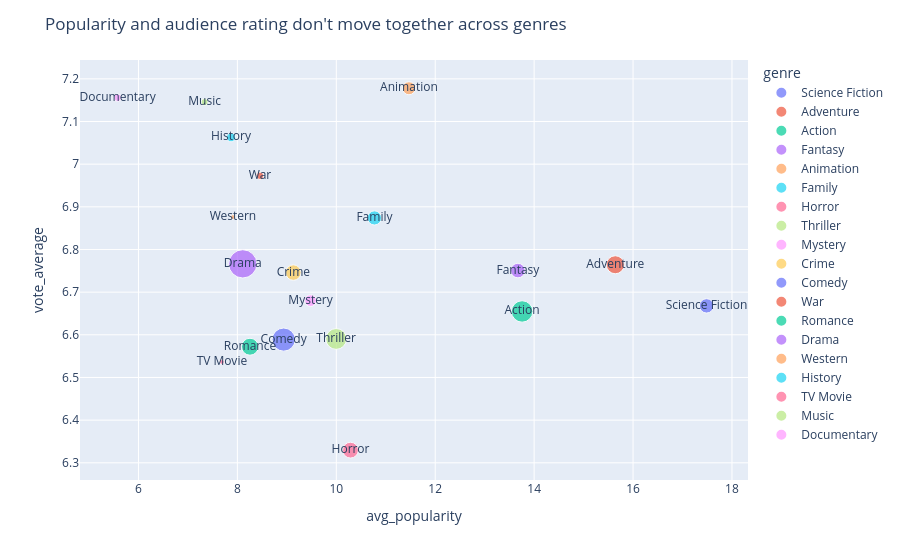

The code cell stored with this chart in its notebook:
### Markdown cell above
**Why a scatter plot.** Chart 1 shows popularity; this chart adds a second
variable (audience rating) so the two can be compared directly, one point per
genre. Point size encodes `n_movies`, so a genre resting on very few films
(and therefore a less stable average) is visually distinguishable from one
backed by hundreds.

### Code cell
fig2 = px.scatter(genre_stats.merge(
                    movies_with_genres_df.groupby("genre")["vote_average"].mean().reset_index(),
                    on="genre"),
                  x="avg_popularity", y="vote_average", size="n_movies",
                  text="genre", hover_name="genre",color="genre")
fig2.update_layout(title="Popularity and audience rating don't move together across genres")
fig2.write_html("../docs/charts/finding2_popularityvsvote_by_decade.html", include_plotlyjs="cdn", full_html=True)
fig2.show()

### Figure 1 — Plotly figure (JSON) as saved in the notebook; plotly's stock layout.template omitted (floating-point values rounded to 4 significant figures)
{"data": [{"hovertemplate": "<b>%{hovertext}</b><br><br>genre=%{text}<br>avg_popularity=%{x}<br>vote_average=%{y}<br>n_movies=%{marker.size}<extra></extra>", "hovertext": ["Science Fiction"], "legendgroup": "Science Fiction", "marker": {"color": "#636efa", "size": [739], "sizemode": "area", "sizeref": 7.162, "symbol": "circle"}, "mode": "markers+text", "name": "Science Fiction", "orientation": "v", "showlegend": true, "text": ["Science Fiction"], "type": "scatter", "x": [17.49], "xaxis": "x", "y": [6.668], "yaxis": "y"}, {"hovertemplate": "<b>%{hovertext}</b><br><br>genre=%{text}<br>avg_popularity=%{x}<br>vote_average=%{y}<br>n_movies=%{marker.size}<extra></extra>", "hovertext": ["Adventure"], "legendgroup": "Adventure", "marker": {"color": "#EF553B", "size": [1162], "sizemode": "area", "sizeref": 7.162, "symbol": "circle"}, "mode": "markers+text", "name": "Adventure", "orientation": "v", "showlegend": true, "text": ["Adventure"], "type": "scatter", "x": [15.64], "xaxis": "x", "y": [6.764], "yaxis": "y"}, {"hovertemplate": "<b>%{hovertext}</b><br><br>genre=%{text}<br>avg_popularity=%{x}<br>vote_average=%{y}<br>n_movies=%{marker.size}<extra></extra>", "hovertext": ["Action"], "legendgroup": "Action", "marker": {"color": "#00cc96", "size": [1644], "sizemode": "area", "sizeref": 7.162, "symbol": "circle"}, "mode": "markers+text", "name": "Action", "orientation": "v", "showlegend": true, "text": ["Action"], "type": "scatter", "x": [13.76], "xaxis": "x", "y": [6.655], "yaxis": "y"}, {"hovertemplate": "<b>%{hovertext}</b><br><br>genre=%{text}<br>avg_popularity=%{x}<br>vote_average=%{y}<br>n_movies=%{marker.size}<extra></extra>", "hovertext": ["Fantasy"], "legendgroup": "Fantasy", "marker": {"color": "#ab63fa", "size": [759], "sizemode": "area", "sizeref": 7.162, "symbol": "circle"}, "mode": "markers+text", "name": "Fantasy", "orientation": "v", "showlegend": true, "text": ["Fantasy"], "type": "scatter", "x": [13.67], "xaxis": "x", "y": [6.751], "yaxis": "y"}, {"hovertemplate": "<b>%{hovertext}</b><br><br>genre=%{text}<br>avg_popularity=%{x}<br>vote_average=%{y}<br>n_movies=%{marker.size}<extra></extra>", "hovertext": ["Animation"], "legendgroup": "Animation", "marker": {"color": "#FFA15A", "size": [603], "sizemode": "area", "sizeref": 7.162, "symbol": "circle"}, "mode": "markers+text", "name": "Animation", "orientation": "v", "showlegend": true, "text": ["Animation"], "type": "scatter", "x": [11.47], "xaxis": "x", "y": [7.178], "yaxis": "y"}, {"hovertemplate": "<b>%{hovertext}</b><br><br>genre=%{text}<br>avg_popularity=%{x}<br>vote_average=%{y}<br>n_movies=%{marker.size}<extra></extra>", "hovertext": ["Family"], "legendgroup": "Family", "marker": {"color": "#19d3f3", "size": [719], "sizemode": "area", "sizeref": 7.162, "symbol": "circle"}, "mode": "markers+text", "name": "Family", "orientation": "v", "showlegend": true, "text": ["Family"], "type": "scatter", "x": [10.77], "xaxis": "x", "y": [6.874], "yaxis": "y"}, {"hovertemplate": "<b>%{hovertext}</b><br><br>genre=%{text}<br>avg_popularity=%{x}<br>vote_average=%{y}<br>n_movies=%{marker.size}<extra></extra>", "hovertext": ["Horror"], "legendgroup": "Horror", "marker": {"color": "#FF6692", "size": [895], "sizemode": "area", "sizeref": 7.162, "symbol": "circle"}, "mode": "markers+text", "name": "Horror", "orientation": "v", "showlegend": true, "text": ["Horror"], "type": "scatter", "x": [10.29], "xaxis": "x", "y": [6.33], "yaxis": "y"}, {"hovertemplate": "<b>%{hovertext}</b><br><br>genre=%{text}<br>avg_popularity=%{x}<br>vote_average=%{y}<br>n_movies=%{marker.size}<extra></extra>", "hovertext": ["Thriller"], "legendgroup": "Thriller", "marker": {"color": "#B6E880", "size": [1549], "sizemode": "area", "sizeref": 7.162, "symbol": "circle"}, "mode": "markers+text", "name": "Thriller", "orientation": "v", "showlegend": true, "text": ["Thriller"], "type": "scatter", "x": [9.997], "xaxis": "x", "y": [6.59], "yaxis": "y"}, {"hovertemplate": "<b>%{hovertext}</b><br><br>genre=%{text}<br>avg_popularity=%{x}<br>vote_average=%{y}<br>n_movies=%{marker.size}<extra></extra>", "hovertext": ["Mystery"], "legendgroup": "Mystery", "marker": {"color": "#FF97FF", "size": [483], "sizemode": "area", "sizeref": 7.162, "symbol": "circle"}, "mode": "markers+text", "name": "Mystery", "orientation": "v", "showlegend": true, "text": ["Mystery"], "type": "scatter", "x": [9.48], "xaxis": "x", "y": [6.68], "yaxis": "y"}, {"hovertemplate": "<b>%{hovertext}</b><br><br>genre=%{text}<br>avg_popularity=%{x}<br>vote_average=%{y}<br>n_movies=%{marker.size}<extra></extra>", "hovertext": ["Crime"], "legendgroup": "Crime", "marker": {"color": "#FECB52", "size": [861], "sizemode": "area", "sizeref": 7.162, "symbol": "circle"}, "mode": "markers+text", "name": "Crime", "orientation": "v", "showlegend": true, "text": ["Crime"], "type": "scatter", "x": [9.132], "xaxis": "x", "y": [6.746], "yaxis": "y"}, {"hovertemplate": "<b>%{hovertext}</b><br><br>genre=%{text}<br>avg_popularity=%{x}<br>vote_average=%{y}<br>n_movies=%{marker.size}<extra></extra>", "hovertext": ["Comedy"], "legendgroup": "Comedy", "marker": {"color": "#636efa", "size": [1913], "sizemode": "area", "sizeref": 7.162, "symbol": "circle"}, "mode": "markers+text", "name": "Comedy", "orientation": "v", "showlegend": true, "text": ["Comedy"], "type": "scatter", "x": [8.936], "xaxis": "x", "y": [6.589], "yaxis": "y"}, {"hovertemplate": "<b>%{hovertext}</b><br><br>genre=%{text}<br>avg_popularity=%{x}<br>vote_average=%{y}<br>n_movies=%{marker.size}<extra></extra>", "hovertext": ["War"], "legendgroup": "War", "marker": {"color": "#EF553B", "size": [200], "sizemode": "area", "sizeref": 7.162, "symbol": "circle"}, "mode": "markers+text", "name": "War", "orientation": "v", "showlegend": true, "text": ["War"], "type": "scatter", "x": [8.458], "xaxis": "x", "y": [6.973], "yaxis": "y"}, {"hovertemplate": "<b>%{hovertext}</b><br><br>genre=%{text}<br>avg_popularity=%{x}<br>vote_average=%{y}<br>n_movies=%{marker.size}<extra></extra>", "hovertext": ["Romance"], "legendgroup": "Romance", "marker": {"color": "#00cc96", "size": [1031], "sizemode": "area", "sizeref": 7.162, "symbol": "circle"}, "mode": "markers+text", "name": "Romance", "orientation": "v", "showlegend": true, "text": ["Romance"], "type": "scatter", "x": [8.255], "xaxis": "x", "y": [6.572], "yaxis": "y"}, {"hovertemplate": "<b>%{hovertext}</b><br><br>genre=%{text}<br>avg_popularity=%{x}<br>vote_average=%{y}<br>n_movies=%{marker.size}<extra></extra>", "hovertext": ["Drama"], "legendgroup": "Drama", "marker": {"color": "#ab63fa", "size": [2865], "sizemode": "area", "sizeref": 7.162, "symbol": "circle"}, "mode": "markers+text", "name": "Drama", "orientation": "v", "showlegend": true, "text": ["Drama"], "type": "scatter", "x": [8.109], "xaxis": "x", "y": [6.766], "yaxis": "y"}, {"hovertemplate": "<b>%{hovertext}</b><br><br>genre=%{text}<br>avg_popularity=%{x}<br>vote_average=%{y}<br>n_movies=%{marker.size}<extra></extra>", "hovertext": ["Western"], "legendgroup": "Western", "marker": {"color": "#FFA15A", "size": [80], "sizemode": "area", "sizeref": 7.162, "symbol": "circle"}, "mode": "markers+text", "name": "Western", "orientation": "v", "showlegend": true, "text": ["Western"], "type": "scatter", "x": [7.91], "xaxis": "x", "y": [6.876], "yaxis": "y"}, {"hovertemplate": "<b>%{hovertext}</b><br><br>genre=%{text}<br>avg_popularity=%{x}<br>vote_average=%{y}<br>n_movies=%{marker.size}<extra></extra>", "hovertext": ["History"], "legendgroup": "History", "marker": {"color": "#19d3f3", "size": [288], "sizemode": "area", "sizeref": 7.162, "symbol": "circle"}, "mode": "markers+text", "name": "History", "orientation": "v", "showlegend": true, "text": ["History"], "type": "scatter", "x": [7.872], "xaxis": "x", "y": [7.063], "yaxis": "y"}, {"hovertemplate": "<b>%{hovertext}</b><br><br>genre=%{text}<br>avg_popularity=%{x}<br>vote_average=%{y}<br>n_movies=%{marker.size}<extra></extra>", "hovertext": ["TV Movie"], "legendgroup": "TV Movie", "marker": {"color": "#FF6692", "size": [80], "sizemode": "area", "sizeref": 7.162, "symbol": "circle"}, "mode": "markers+text", "name": "TV Movie", "orientation": "v", "showlegend": true, "text": ["TV Movie"], "type": "scatter", "x": [7.687], "xaxis": "x", "y": [6.536], "yaxis": "y"}, {"hovertemplate": "<b>%{hovertext}</b><br><br>genre=%{text}<br>avg_popularity=%{x}<br>vote_average=%{y}<br>n_movies=%{marker.size}<extra></extra>", "hovertext": ["Music"], "legendgroup": "Music", "marker": {"color": "#B6E880", "size": [175], "sizemode": "area", "sizeref": 7.162, "symbol": "circle"}, "mode": "markers+text", "name": "Music", "orientation": "v", "showlegend": true, "text": ["Music"], "type": "scatter", "x": [7.337], "xaxis": "x", "y": [7.146], "yaxis": "y"}, {"hovertemplate": "<b>%{hovertext}</b><br><br>genre=%{text}<br>avg_popularity=%{x}<br>vote_average=%{y}<br>n_movies=%{marker.size}<extra></extra>", "hovertext": ["Documentary"], "legendgroup": "Documentary", "marker": {"color": "#FF97FF", "size": [202], "sizemode": "area", "sizeref": 7.162, "symbol": "circle"}, "mode": "markers+text", "name": "Documentary", "orientation": "v", "showlegend": true, "text": ["Documentary"], "type": "scatter", "x": [5.578], "xaxis": "x", "y": [7.156], "yaxis": "y"}], "layout": {"legend": {"itemsizing": "constant", "title": {"text": "genre"}, "tracegroupgap": 0}, "margin": {"t": 60}, "title": {"text": "Popularity and audience rating don't move together across genres"}, "xaxis": {"anchor": "y", "domain": [0, 1], "title": {"text": "avg_popularity"}}, "yaxis": {"anchor": "x", "domain": [0, 1], "title": {"text": "vote_average"}}}}
